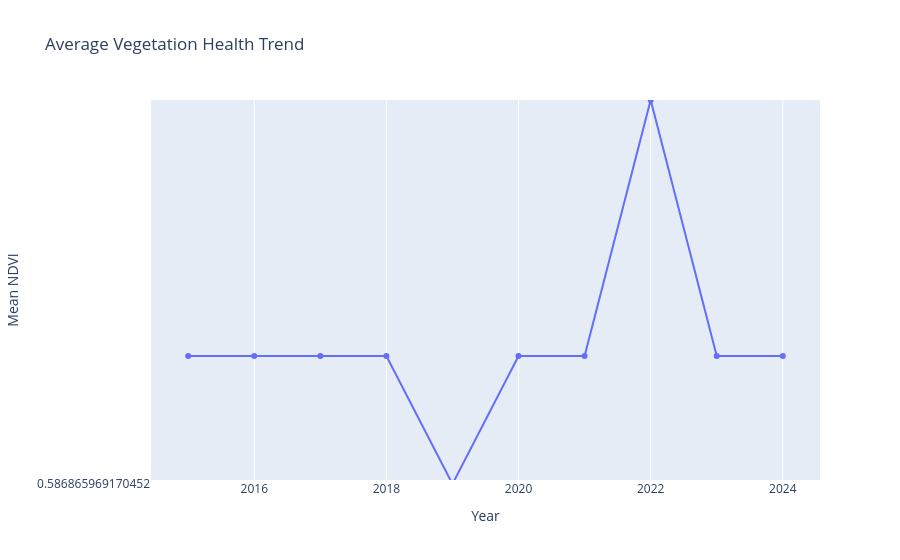

Notebook cell for this chart:
### Code cell
ndvi_trend = (
    master
    .groupby("Year")["NDVI"]
    .mean()
    .reset_index()
)

fig = px.line(
    ndvi_trend,
    x="Year",
    y="NDVI",
    markers=True,
    title="Average Vegetation Health Trend"
)

fig.update_layout(
    xaxis_title="Year",
    yaxis_title="Mean NDVI"
)

fig.show()

### Figure 1 — Plotly figure (JSON) as saved in the notebook; plotly's stock layout.template omitted (floating-point values rounded to 4 significant figures)
{"data": [{"hovertemplate": "Year=%{x}<br>NDVI=%{y}<extra></extra>", "legendgroup": "", "line": {"color": "#636efa", "dash": "solid"}, "marker": {"symbol": "circle"}, "mode": "lines+markers", "name": "", "orientation": "v", "showlegend": false, "type": "scatter", "x": [2015.0, 2016.0, 2017.0, 2018.0, 2019.0, 2020.0, 2021.0, 2022.0, 2023.0, 2024.0], "xaxis": "x", "y": [0.5869, 0.5869, 0.5869, 0.5869, 0.5869, 0.5869, 0.5869, 0.5869, 0.5869, 0.5869], "yaxis": "y"}], "layout": {"legend": {"tracegroupgap": 0}, "title": {"text": "Average Vegetation Health Trend"}, "xaxis": {"anchor": "y", "domain": [0, 1], "title": {"text": "Year"}}, "yaxis": {"anchor": "x", "domain": [0, 1], "title": {"text": "Mean NDVI"}}}}
